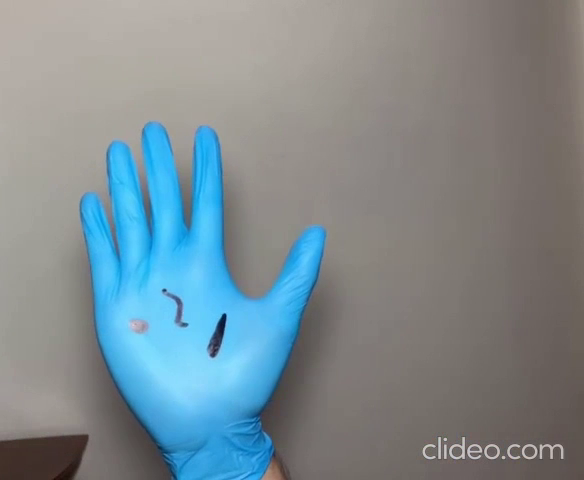
#> input picture frame 90 of videos/Defect_Sample_1.mp4, 584 x 480 px, given in place of general_sample1.mp4, which was not available
$ python main.py
#> lines starting #> are read from the running program, lines starting #| are printed output that depends on the picture; after the words box and inside, x2 and y2 are one past the last pixel; in counts of white or black regions, pixels touching at a corner belong together; pictures that were not available may be replaced by others from this repository, and a replacement may not be noted
# Import libraries
import cv2
import numpy as np

# Fixed size for all the displayed screen
fixed_size = (540, 380)

# Accept for input
cap = cv2.VideoCapture('videos/general_sample1.mp4')

# Keep looping until the end of the video
while cap.isOpened():
    # Capture frame-by-frame
    ret, frame = cap.read()
#> frame is the input picture: shape (480, 584, 3); mean B, G, R 144.1, 138.7, 125.2

    # Resize the video
    frame = cv2.resize(frame, fixed_size, fx=0, fy=0,
                       interpolation=cv2.INTER_CUBIC)
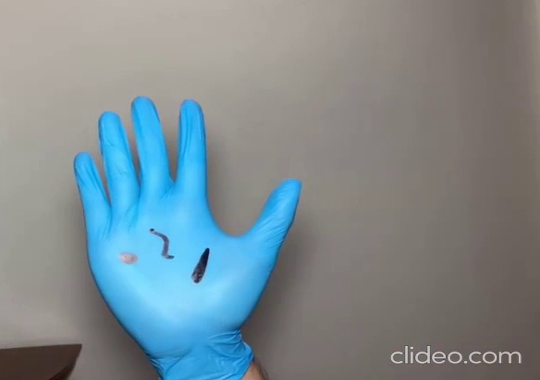
#> frame: shape (380, 540, 3); mean B, G, R 144.1, 138.7, 125.2
    # Convert the video to HSV format
    hsv_frame = cv2.cvtColor(frame, cv2.COLOR_BGR2HSV)
#> hsv_frame: shape (380, 540, 3); mean H, S, V 32, 50.3, 153.4

    # Display the original video frame
    cv2.imshow('Original video', frame)

    # Mask for detecting glove
    lower = np.array([85, 80, 97])
    upper = np.array([106, 255, 255])
    mask = cv2.inRange(hsv_frame, lower, upper)
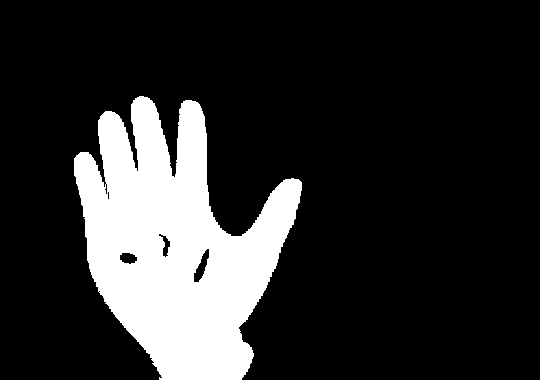
#> mask: shape (380, 540); 18% white; 1 white region

    # Find Contours
    # findContours alters the image to show only the glove (blue color)
    contours, hierarchy = cv2.findContours(mask.copy(), cv2.RETR_CCOMP, cv2.CHAIN_APPROX_SIMPLE)
#> contours = 7 contours, 2 with area under 20; largest, box (x1, y1, x2, y2) and area: (74, 96, 302, 380) 36694, (193, 248, 210, 283) 256, (119, 252, 138, 265) 164, (158, 233, 171, 258) 130, (104, 183, 108, 195) 21

    # Detect the defect within the glove
    internal_cnt = [contours[i] for i in range(len(contours)) if hierarchy[0][i][3] >= 0]
#> internal_cnt = 6 contours, 2 with area under 20; largest, box (x1, y1, x2, y2) and area: (193, 248, 210, 283) 256, (119, 252, 138, 265) 164, (158, 233, 171, 258) 130, (104, 183, 108, 195) 21

    # Find glove
    if len(contours) > 0:
        blue_area = max(contours, key=cv2.contourArea)
#> blue_area = contour of 519 points, box (x1, y1, x2, y2) (74, 96, 302, 380), area 36694
        (xg, yg, wg, hg) = cv2.boundingRect(blue_area)
#> xg = 74; yg = 96; wg = 228; hg = 284

        # Draw rectangle for glove
        cv2.rectangle(frame, (xg, yg), (xg + wg, yg + hg), (255, 0, 0), 1)

        # Label the glove
        frame = cv2.putText(frame, 'Glove', (xg, yg - 5), cv2.FONT_HERSHEY_SIMPLEX,
                            0.5, (255, 0, 0), 1, cv2.LINE_AA)
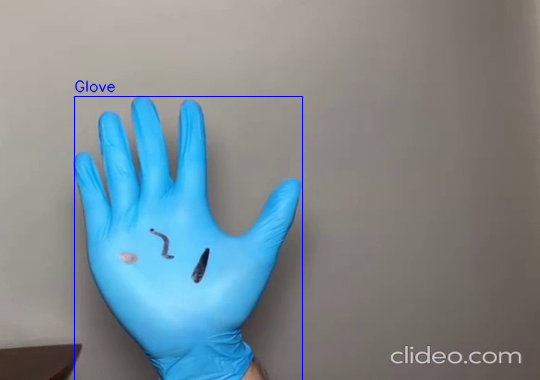
#> frame: shape (380, 540, 3); mean B, G, R 144.6, 138.1, 124.5

        # Find defect
        if len(internal_cnt) > 0:
            for i in internal_cnt:

                # Check defect size
                area = cv2.contourArea(i)
                if area > 80:
                    (xd, yd, wd, hd) = cv2.boundingRect(i)

                    # Draw rectangle for defect
                    cv2.rectangle(frame, (xd, yd), (xd + wd, yd + hd), (0, 0, 255), 1)

                    # Crop the image for identifying dirt
                    crop_image = frame[yd:yd + hd, xd:xd + wd]

                    # Check whether the cropped defect is dirt or not
                    # Mask for detecting dirty defects
                    lower_dirt = np.array([104, 68, 0])
                    upper_dirt = np.array([117, 255, 90])
                    mask_dirt = cv2.inRange(crop_image, lower_dirt, upper_dirt)
                    contours_dirt = cv2.findContours(mask_dirt.copy(), cv2.RETR_EXTERNAL, cv2.CHAIN_APPROX_SIMPLE)[-2]
                    # Label the defect
                    if len(contours_dirt) > 0:
                        # Defect Type: Dirt
                        frame = cv2.putText(frame, 'Dirt', (xd, yd - 5), cv2.FONT_HERSHEY_SIMPLEX,
                                            0.5, (0, 0, 255), 1, cv2.LINE_AA)
                    elif area > 900:
                        # Defect Type: Tearing
                        frame = cv2.putText(frame, 'Tearing', (xd, yd - 5), cv2.FONT_HERSHEY_SIMPLEX,
                                            0.5, (0, 0, 255), 1, cv2.LINE_AA)
                    else:
                        # Defect Type: Hole
                        frame = cv2.putText(frame, 'Hole', (xd, yd - 5), cv2.FONT_HERSHEY_SIMPLEX,
                                            0.5, (0, 0, 255), 1, cv2.LINE_AA)

                # Display the glove mask video
                cv2.imshow('Mask', mask)
                # Display the output video
                cv2.imshow('Output', frame)
#> this loop made 6 passes
#> (area, xd, yd, wd, hd, contours_dirt) on passes 3 to 4: (256, 193, 248, 17, 35, 11 contours, all with area under 20), (130, 158, 233, 13, 25, 3 contours, all with area under 20)
#> (area, xd, yd, wd, hd) on pass 2: (163.5, 119, 252, 19, 13)
#> pass 2, `frame = cv2.putText(frame, 'Hole', (xd, yd - 5), cv2.FONT_HERSHEY_SIMP..`:
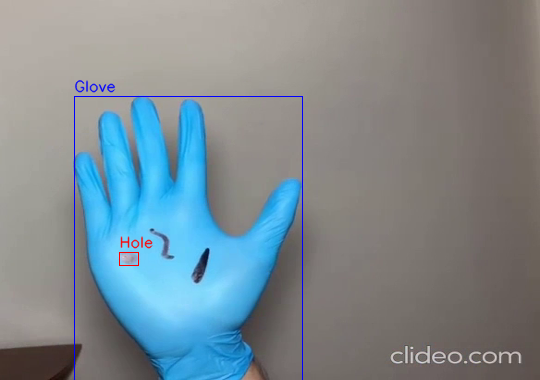
#> frame: shape (380, 540, 3); 0.15% of pixels changed, all inside (x1, y1, x2, y2) = (119, 236, 153, 266)
#> pass 3, `frame = cv2.putText(frame, 'Dirt', (xd, yd - 5), cv2.FONT_HERSHEY_SIMP..`:
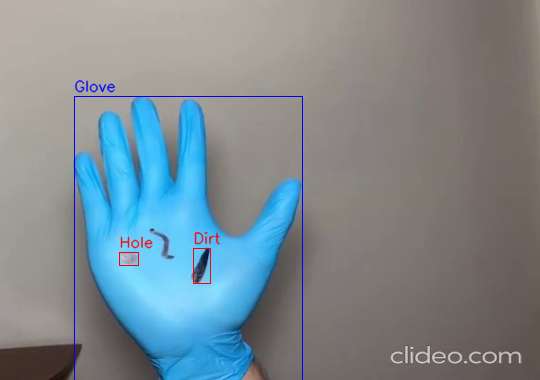
#> frame: shape (380, 540, 3); 0.15% of pixels changed, all inside (x1, y1, x2, y2) = (193, 231, 221, 284)
#> after the loop:
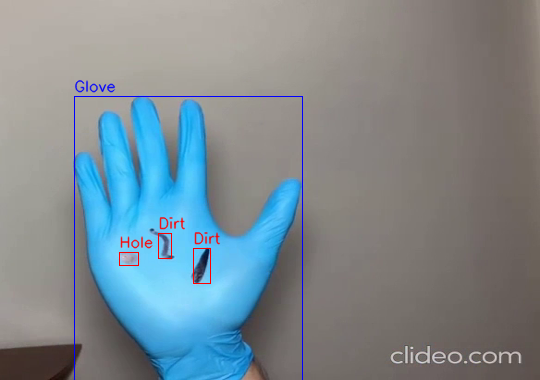
#> frame: shape (380, 540, 3); 0.14% of pixels changed, all inside (x1, y1, x2, y2) = (158, 216, 186, 259)

    if cv2.waitKey(25) & 0xFF == ord('q'):
#> (key q is pressed here)
        break

# Release video capture object
cap.release()
# Close all the current windows
cv2.destroyAllWindows()

$ run again, starting later in the video
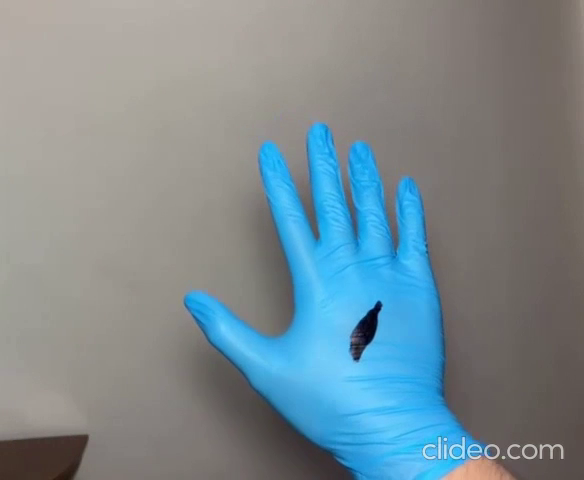
#> input picture frame 408 of videos/Defect_Sample_1.mp4, 584 x 480 px, given in place of general_sample1.mp4, which was not available
#> frame is the input picture: shape (480, 584, 3); mean B, G, R 144.4, 138.3, 122.8
#> hsv_frame: shape (380, 540, 3); mean H, S, V 34.6, 54.3, 153.9
#> `mask = cv2.inRange(hsv_frame, lower, upper)`:
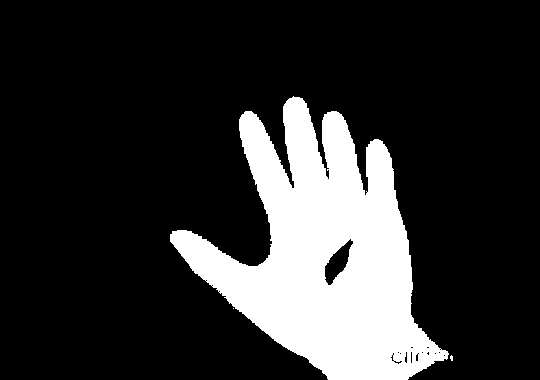
#> mask: shape (380, 540); 18.8% white; 3 white regions (2 under 20 px)
#> contours = 24 contours, 19 with area under 20; largest, box (x1, y1, x2, y2) and area: (170, 96, 449, 380) 38546, (324, 238, 354, 286) 624, (404, 351, 408, 364) 27, (410, 351, 413, 364) 22, (415, 353, 419, 362) 20
#> internal_cnt = 21 contours, 17 with area under 20; largest, box (x1, y1, x2, y2) and area: (324, 238, 354, 286) 624, (404, 351, 408, 364) 27, (410, 351, 413, 364) 22, (415, 353, 419, 362) 20
#> blue_area = contour of 633 points, box (x1, y1, x2, y2) (170, 96, 449, 380), area 38546
#> xg = 170; yg = 96; wg = 279; hg = 284
#> the loop `for i in internal_cnt:` made 21 passes
#> (area, xd, yd, wd, hd, lower_dirt, upper_dirt, contours_dirt) on pass 21: (624, 324, 238, 30, 48, [104, 68, 0], [117, 255, 90], 13 contours, all with area under 20)
#> after the loop `for i in internal_cnt:`:
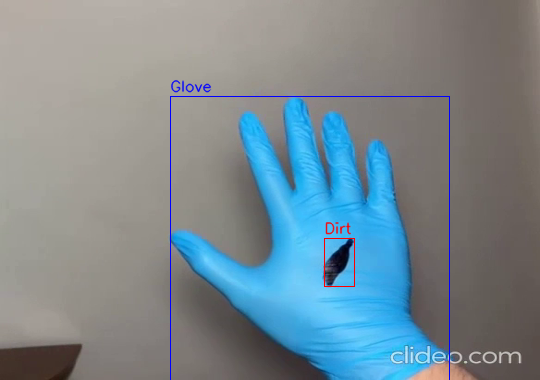
#> frame: shape (380, 540, 3); mean B, G, R 144.7, 137.5, 122.3

$ run again, starting later in the video
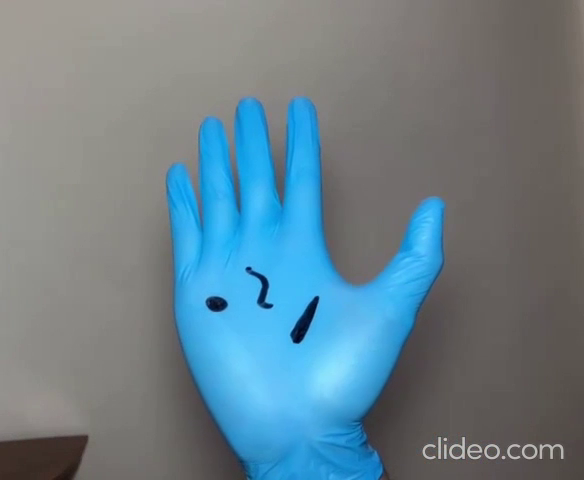
#> input picture frame 725 of videos/Defect_Sample_1.mp4, 584 x 480 px, given in place of general_sample1.mp4, which was not available
#> frame is the input picture: shape (480, 584, 3); mean B, G, R 138.7, 128.2, 106.2
#> hsv_frame: shape (380, 540, 3); mean H, S, V 40.5, 58.7, 144.8
#> `mask = cv2.inRange(hsv_frame, lower, upper)`:
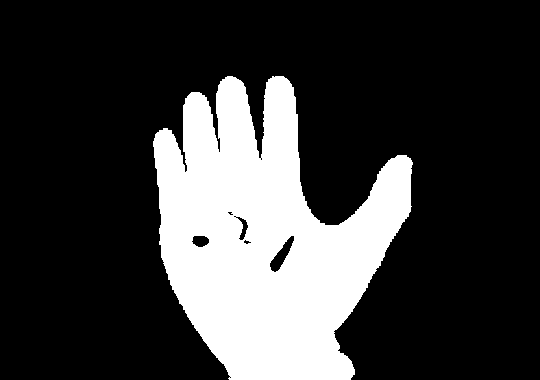
#> mask: shape (380, 540); 23.2% white; 1 white region
#> contours = 9 contours, 4 with area under 20; largest, box (x1, y1, x2, y2) and area: (153, 76, 413, 380) 47432, (269, 235, 295, 273) 363, (191, 235, 210, 248) 166, (235, 216, 249, 241) 132, (243, 239, 252, 245) 22
#> internal_cnt = 8 contours, 4 with area under 20; largest, box (x1, y1, x2, y2) and area: (269, 235, 295, 273) 363, (191, 235, 210, 248) 166, (235, 216, 249, 241) 132, (243, 239, 252, 245) 22
#> blue_area = contour of 542 points, box (x1, y1, x2, y2) (153, 76, 413, 380), area 47432
#> xg = 153; yg = 76; wg = 260; hg = 304
#> the loop `for i in internal_cnt:` made 8 passes
#> (area, xd, yd, wd, hd, contours_dirt) on passes 3 to 5: (363, 269, 235, 26, 38, 7 contours, all with area under 20), (166.5, 191, 235, 19, 13, 8 contours, all with area under 20), (132.5, 235, 216, 14, 25, 4 contours, all with area under 20)
#> after the loop `for i in internal_cnt:`:
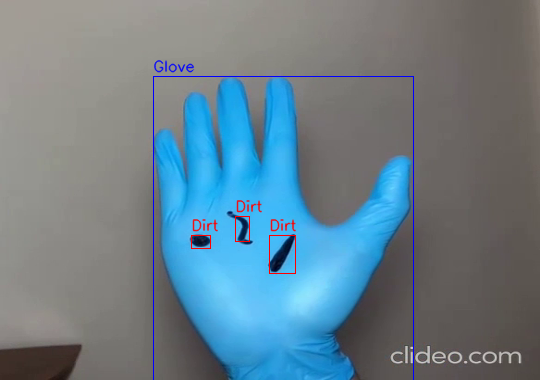
#> frame: shape (380, 540, 3); mean B, G, R 138.7, 127.2, 106.1
